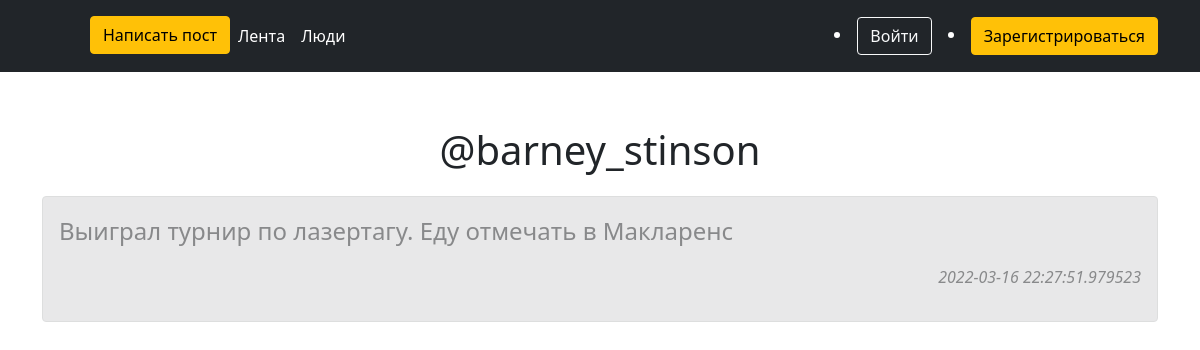
The app's page /people/1 with its own data.
### app/models.py (models this page shows)
class User(UserMixin, db.Model):
    id = db.Column(db.Integer, unique=True, primary_key=True)
    nickname = db.Column(db.String(64))
    email = db.Column(db.String(120))
    password = db.Column(db.String(120))
    created_on = db.Column(db.DateTime(), default=datetime.utcnow)
    updated_on = db.Column(db.DateTime(), default=datetime.utcnow, onupdate=datetime.utcnow)
    posts = db.relationship('Article', backref='author', lazy='dynamic')
    comments = db.relationship('Comment', backref='comment_author', lazy='dynamic')
    stories = db.relationship('Status', backref='status_author', lazy='dynamic')

class Status(db.Model):
    id = db.Column(db.Integer, unique=True, primary_key=True)
    text = db.Column(db.Text, nullable=False)
    date = db.Column(db.DateTime, default=datetime.utcnow)
    user_id = db.Column(db.Integer, db.ForeignKey('user.id'))

### app/views.py (the view)
@app.route('/people/<int:id>')
def person(id):
    person = User.query.get(id)
    states = Status.query.order_by(Status.date.desc()).all()
    return render_template("person.html", person=person, states=states)

### app/templates/person.html (shortened to what this page needs)
{% extends 'base.html' %}
{% block body %}
    <div class="container mt-5">
        <p class="text-center fs-1">@{{ person.nickname }}</p>
        {% for i in states %}
            {% if i.user_id == person.id %}
        <div class="alert alert-dark opacity-50">
            <p class="fs-4">{{ i.text }}</p>
            <p class="fw-lighter text-end"><i>{{ i.date }}</i></p>
        </div>
            {% endif %}
        {% endfor %}
    </div>
{% endblock %}

### records on screen
User: nickname "barney_stinson"
Status: text "Выиграл турнир по лазертагу. Еду отмечать в Макларенс", date "2022-03-16 22:27:51.979523"
